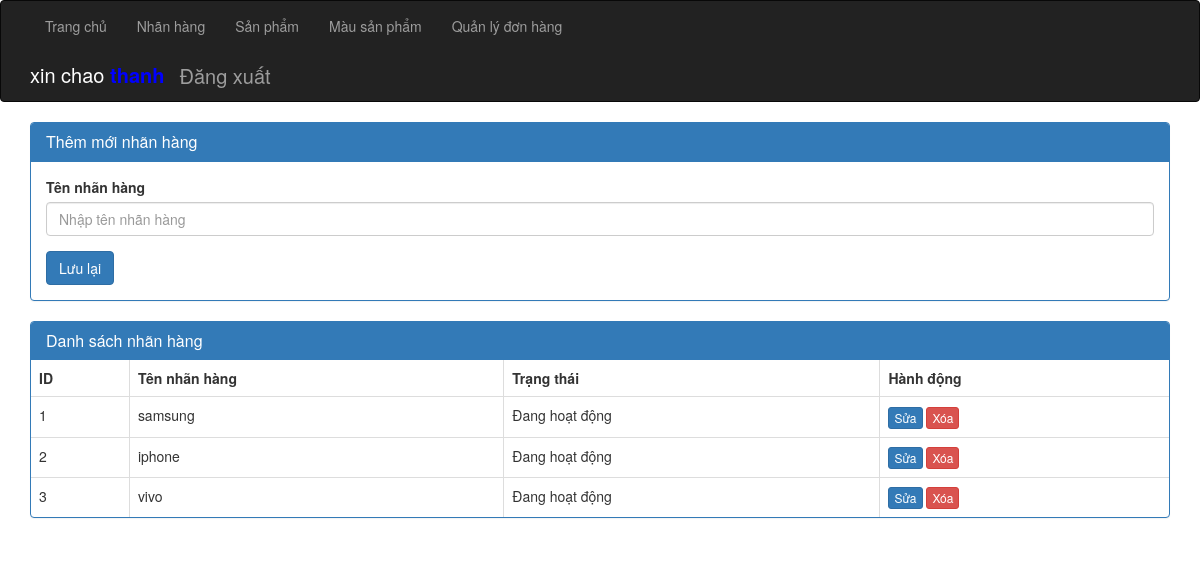
Page /backend/Nhan_hang/nhan_hang.php (signed in) on the committed database.
### tables this page shows
CREATE TABLE catelog(
    catelogid int PRIMARY KEY AUTO_INCREMENT,
    catelogname VARCHAR(255) NOT NULL,
    status TINYINT(4) DEFAULT 1
);

### backend/Nhan_hang/nhan_hang.php (the view, shortened to what this page needs)
<?php
include '../header.php';
require_once '../connect.php';
$catelog = mysqli_query($conn, "SELECT * FROM catelog");
?>
<div class="panel panel-primary">
    <div class="panel-heading">
        <h3 class="panel-title">Thêm mới nhãn hàng</h3>
    </div>
    <div class="panel-body">
        <form action="" method="POST" role="form">
            <div class="form-group">
                <label for="">Tên nhãn hàng</label>
                <input type="text" class="form-control" name="catelogname" placeholder="Nhập tên nhãn hàng">
            </div>
            <button type="submit" class="btn btn-primary">Lưu lại</button>
        </form>
    </div>
</div>
<div class="panel panel-primary">
    <div class="panel-heading">
        <h3 class="panel-title">Danh sách nhãn hàng</h3>
    </div>
    <table class="table table-bordered table-hover">
        <thead>
            <tr>
                <th>ID</th>
                <th>Tên nhãn hàng</th>
                <th>Trạng thái</th>
                <th>Hành động</th>
            </tr>
        </thead>
        <tbody>
            <?php foreach ($catelog as $row) : ?>
                <tr>
                    <td><?php echo $row['catelogid']; ?></td>
                    <td><?php echo $row['catelogname']; ?></td>
                    <td><?php echo $row['status'] == 1 ? 'Đang hoạt động' : 'Khóa'; ?></td>
                    <td>
                        <a href="/shop/backend/Nhan_hang/sua_nhan_hang.php?Catid=<?php echo $row['catelogid']; ?>" class="btn btn-xs btn-primary">Sửa</a>
                        <a href="/shop/backend/Nhan_hang/xoa_nhan_hang.php?Catid=<?php echo $row['catelogid']; ?>" class="btn btn-xs btn-danger">Xóa</a>
                    </td>
                </tr>
            <?php endforeach; ?>
        </tbody>
    </table>
</div>

### rows in the picture
catelog: catelogid "1", catelogname "samsung", status "Đang hoạt động"
catelog: catelogid "2", catelogname "iphone", status "Đang hoạt động"
catelog: catelogid "3", catelogname "vivo", status "Đang hoạt động"
